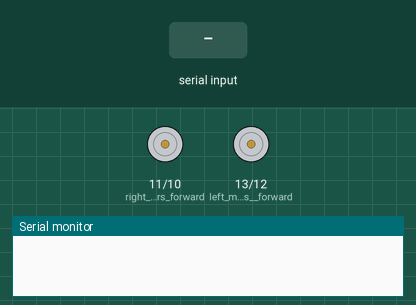
This sketch was run on a simulated Arduino Uno, built with avr-gcc and run on an emulated ATmega328P. Shown: motor-driver pin pairs drawn as motors (green arrow = first pin HIGH = forward, orange = second pin HIGH = backward, longer = more drive), the last lines printed to the serial monitor. The test bench sets the inputs (shaded band).

Above: at 1.2 s.
1.3 s: byte 1 (1) received over Serial
At 1.7 s:
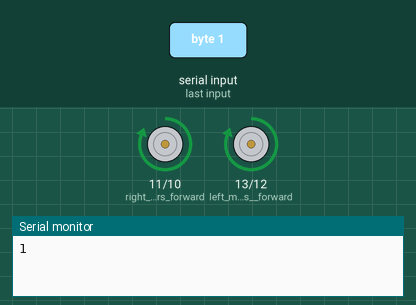
2.8 s: byte 2 (2) received over Serial
At 4.0 s:
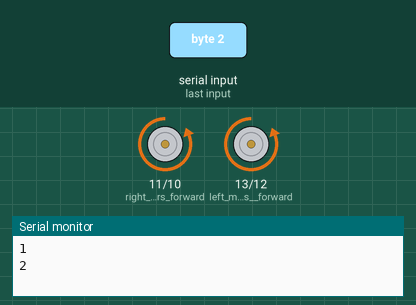
4.3 s: byte 3 (3) received over Serial
At 5.2 s:
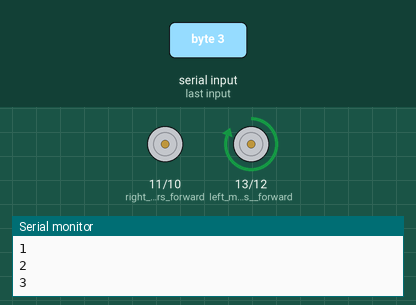
5.8 s: byte 4 (4) received over Serial
At 6.4 s:
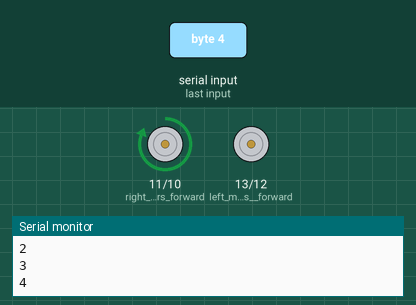
Timing chart, 0 to 8.3 s (numbered marks = the images above; inputs shaded):
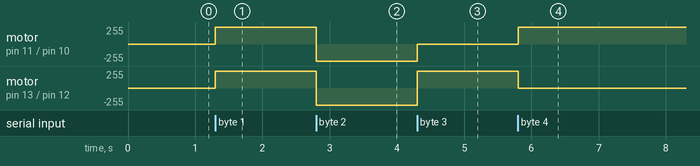

Measured:
- after the input at 1.3 s, motor on pin 11 (right__motors_forward) / pin 10 (right_motors_reverse), motor on pin 13 (left_motors__forward) / pin 12 (left_motors_reverse): stopped → forward 255/255 at once
- after the input at 2.8 s, motor on pin 11 (right__motors_forward) / pin 10 (right_motors_reverse), motor on pin 13 (left_motors__forward) / pin 12 (left_motors_reverse): forward 255/255 → backward 255/255 at once
- after the input at 4.3 s, motor on pin 11 (right__motors_forward) / pin 10 (right_motors_reverse): backward 255/255 → stopped at once; motor on pin 13 (left_motors__forward) / pin 12 (left_motors_reverse): backward 255/255 → forward 255/255 at once
- after the input at 5.8 s, motor on pin 11 (right__motors_forward) / pin 10 (right_motors_reverse): stopped → forward 255/255 at once; motor on pin 13 (left_motors__forward) / pin 12 (left_motors_reverse): forward 255/255 → stopped at once

The sketch:

end_project.ino
```cpp
int t;

void setup() {
pinMode(13,OUTPUT);   //left motors  forward
pinMode(12,OUTPUT);   //left motors reverse
pinMode(11,OUTPUT);   //right  motors forward
pinMode(10,OUTPUT);   //right motors reverse
Serial.begin(9600);

}

void loop() {
if(Serial.available()){
  t = Serial.read();
  Serial.println(t);
}

if(t == 1){            //move  forward(all motors rotate in forward direction)
  digitalWrite(13,HIGH);
  digitalWrite(12,LOW);
  digitalWrite(11,HIGH);
  digitalWrite(10,LOW);
}

else if(t == 2){      //move reverse (all  motors rotate in reverse direction)
  digitalWrite(13,LOW);
  digitalWrite(12,HIGH);
  digitalWrite(11,LOW);
  digitalWrite(10,HIGH);
}

else if(t == 3){
  digitalWrite(13,HIGH);
  digitalWrite(12,LOW);
  digitalWrite(11,LOW);
  digitalWrite(10,LOW);     //turn right (left side motors rotate in forward direction,  right side motors doesn't rotate)
}

else  if(t == 4){      //turn left (right side motors rotate in forward direction, left  side motors doesn't rotate)
  digitalWrite(11,HIGH);
  digitalWrite(13,LOW);
  digitalWrite(12,LOW);
  digitalWrite(10,LOW);
}

else if(t == 5){      //STOP (all motors stop)
  digitalWrite(13,LOW);
  digitalWrite(12,LOW);
  digitalWrite(11,LOW);
  digitalWrite(10,LOW);
}
}
```
